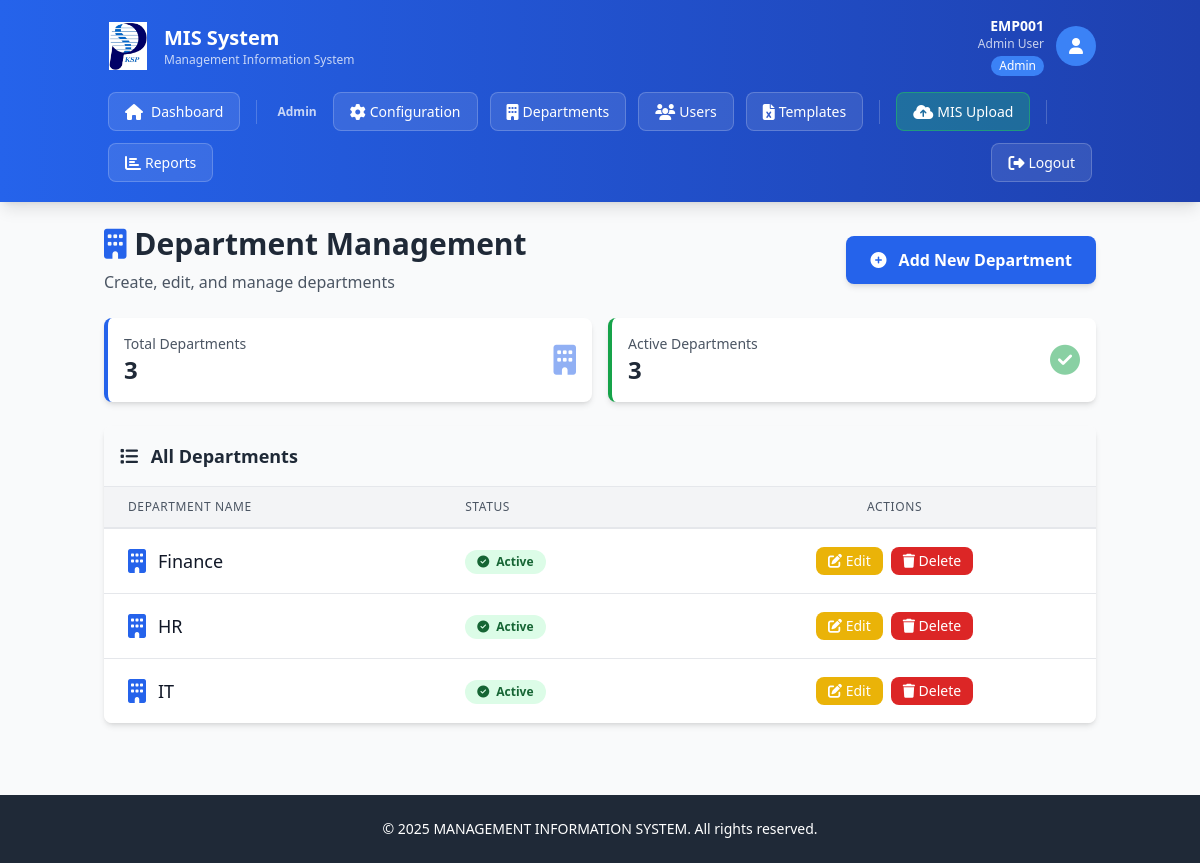
Page /department-management (signed in) on the committed database.
### app.py (models this page shows)
class User(db.Model):
    __tablename__ = 'users'
    UserID = db.Column(db.Integer, primary_key=True)
    EmpID = db.Column(db.String(20), unique=True, nullable=False, index=True)
    Username = db.Column(db.String(50), nullable=True)
    PasswordHash = db.Column(db.String(255), nullable=False)
    Email = db.Column(db.String(100), unique=True, nullable=False)
    DepartmentID = db.Column(db.Integer, db.ForeignKey('departments.DeptID'), nullable=False)
    RoleID = db.Column(db.Integer, db.ForeignKey('roles.RoleID'), nullable=False)
    IsActive = db.Column(db.Boolean, default=True)
    FailedLoginAttempts = db.Column(db.Integer, default=0)
    LastFailedLogin = db.Column(db.DateTime, nullable=True)
    AccountLockedUntil = db.Column(db.DateTime, nullable=True)
    PasswordLastChanged = db.Column(db.DateTime, default=lambda: datetime.now(IST))
    PasswordExpiryDate = db.Column(db.DateTime, default=lambda: datetime.now(IST) + timedelta(days=90))
    CreatedAt = db.Column(db.DateTime, default=lambda: datetime.now(IST))
    UpdatedAt = db.Column(db.DateTime, default=lambda: datetime.now(IST), onupdate=lambda: datetime.now(IST))
    uploads = db.relationship('MISUpload', foreign_keys='MISUpload.UploadedBy', backref='uploader', lazy=True)

class Role(db.Model):
    __tablename__ = 'roles'
    RoleID = db.Column(db.Integer, primary_key=True)
    RoleName = db.Column(db.String(50), unique=True, nullable=False)
    users = db.relationship('User', backref='role', lazy=True)

class Department(db.Model):
    __tablename__ = 'departments'
    DeptID = db.Column(db.Integer, primary_key=True)
    DeptName = db.Column(db.String(100), unique=True, nullable=False)
    ActiveFlag = db.Column(db.Boolean, default=True)
    users = db.relationship('User', backref='department', lazy=True)
    uploads = db.relationship('MISUpload', backref='department', lazy=True)
    templates = db.relationship('Template', backref='department', lazy=True)

### app.py (the view)
@app.route('/department-management')
@admin_required
def department_management():
    user = User.query.get(session['user_id'])
    departments = Department.query.all()
    return render_template('department_management.html',
                                 current_user=user,
                                 departments=departments)

### app.py (called while the page is built)
def admin_required(f):
    from functools import wraps
    @wraps(f)
    def decorated_function(*args, **kwargs):
        if 'user_id' not in session:
            flash('Please log in to access this page.', 'error')
            return redirect(url_for('login'))
        user = User.query.get(session['user_id'])
        if not user or not user.IsActive:
            session.clear()
            flash('Your session has expired. Please log in again.', 'error')
            return redirect(url_for('login'))
        if user.role.RoleName != 'Admin':
            flash('Access denied. Admin privileges required.', 'error')
            return redirect(url_for('dashboard'))
        return f(*args, **kwargs)
    return decorated_function

### templates/department_management.html (shortened to what this page needs)
{% extends "base.html" %}
{% block content %}
<div class="max-w-7xl mx-auto">
    <div class="mb-6 flex justify-between items-center">
        <div>
            <h2 class="text-3xl font-bold text-gray-800 mb-2">
                <i class="fas fa-building text-blue-600"></i> Department Management
            </h2>
            <p class="text-gray-600">Create, edit, and manage departments</p>
        </div>
        <button onclick="openAddDeptModal()" class="bg-blue-600 text-white px-6 py-3 rounded-lg hover:bg-blue-700 transition font-semibold shadow-md">
            <i class="fas fa-plus-circle mr-2"></i> Add New Department
        </button>
    </div>
    <div class="grid grid-cols-1 md:grid-cols-2 gap-4 mb-6">
        <div class="bg-white p-4 rounded-lg shadow-md border-l-4 border-blue-600">
            <div class="flex items-center justify-between">
                <div>
                    <p class="text-gray-600 text-sm">Total Departments</p>
                    <p class="text-2xl font-bold text-gray-800">{{ departments|length }}</p>
                </div>
                <i class="fas fa-building text-blue-600 text-3xl opacity-50"></i>
            </div>
        </div>
        <div class="bg-white p-4 rounded-lg shadow-md border-l-4 border-green-600">
            <div class="flex items-center justify-between">
                <div>
                    <p class="text-gray-600 text-sm">Active Departments</p>
                    <p class="text-2xl font-bold text-gray-800">{{ departments|selectattr('ActiveFlag')|list|length }}</p>
                </div>
                <i class="fas fa-check-circle text-green-600 text-3xl opacity-50"></i>
            </div>
        </div>
    </div>
    <div class="bg-white rounded-lg shadow-md overflow-hidden">
        <div class="p-4 bg-gray-50 border-b">
            <h3 class="text-lg font-bold text-gray-800">
                <i class="fas fa-list mr-2"></i> All Departments
            </h3>
        </div>
        {% if departments %}
        <div class="overflow-x-auto">
            <table class="w-full">
                <thead class="bg-gray-100 border-b-2 border-gray-200">
                    <tr>
                        <th class="px-6 py-3 text-left text-xs font-medium text-gray-600 uppercase tracking-wider">Department Name</th>
                        <th class="px-6 py-3 text-left text-xs font-medium text-gray-600 uppercase tracking-wider">Status</th>
                        <th class="px-6 py-3 text-center text-xs font-medium text-gray-600 uppercase tracking-wider">Actions</th>
                    </tr>
                </thead>
                <tbody class="bg-white divide-y divide-gray-200">
                    {% for dept in departments %}
                    <tr class="hover:bg-gray-50 transition">
                        <td class="px-6 py-4 whitespace-nowrap">
                            <div class="flex items-center">
                                <i class="fas fa-building text-blue-600 text-2xl mr-3"></i>
                                <span class="font-medium text-gray-900 text-lg">{{ dept.DeptName }}</span>
                            </div>
                        </td>
                        <td class="px-6 py-4 whitespace-nowrap">
                            <form method="POST" action="{{ url_for('toggle_department', dept_id=dept.DeptID) }}" class="inline">
                                <button type="submit" class="px-3 py-1 text-xs font-semibold rounded-full transition {% if dept.ActiveFlag %}bg-green-100 text-green-800 hover:bg-green-200{% else %}bg-red-100 text-red-800 hover:bg-red-200{% endif %}">
                                    <i class="fas fa-{{ 'check-circle' if dept.ActiveFlag else 'times-circle' }} mr-1"></i>
                                    {{ 'Active' if dept.ActiveFlag else 'Inactive' }}
                                </button>
                            </form>
                        </td>
                        <td class="px-6 py-4 whitespace-nowrap text-center">
                            <div class="flex justify-center gap-2">
                                <button onclick="openEditDeptModal({{ dept.DeptID }}, '{{ dept.DeptName }}')" class="bg-yellow-500 text-white px-3 py-1 rounded-lg hover:bg-yellow-600 transition text-sm">
                                    <i class="fas fa-edit"></i> Edit
                                </button>
                                <form method="POST" action="{{ url_for('delete_department', dept_id=dept.DeptID) }}" class="inline" onsubmit="return confirm('Are you sure you want to delete {{ dept.DeptName }}? This cannot be undone if it has associated data.');">
                                    <button type="submit" class="bg-red-600 text-white px-3 py-1 rounded-lg hover:bg-red-700 transition text-sm">
                                        <i class="fas fa-trash"></i> Delete
                                    </button>
                                </form>
                            </div>
                        </td>
                    </tr>
                    {% endfor %}
                </tbody>
            </table>
        </div>
        {% else %}
        <div class="text-center py-12 text-gray-500">
            <i class="fas fa-building text-6xl mb-4 opacity-30"></i>
            <p class="text-lg">No departments found</p>
            <p class="text-sm">Click "Add New Department" to create one</p>
        </div>
        {% endif %}
    </div>
</div>
{% endblock %}

### templates/base.html (shortened to what this page needs)
<!DOCTYPE html>
<html lang="en">
<head>
    <script src="https://cdn.tailwindcss.com"></script>
    <link rel="stylesheet" href="{{ url_for('static', filename='css/styles.css') }}">
    <link rel="stylesheet" href="https://cdnjs.cloudflare.com/ajax/libs/font-awesome/6.4.0/css/all.min.css">
</head>
<body class="bg-gray-50 min-h-screen">
    {% if 'user_id' in session %}
    <nav class="bg-gradient-to-r from-blue-600 to-blue-800 text-white shadow-lg">
        <div class="container mx-auto px-4 py-4">
            <div class="flex justify-between items-center mb-3">
                <div class="flex items-center gap-3">
                    <img src="{{ url_for('static', filename='logo.png') }}" alt="KSPL Logo" class="w-12 h-12 object-contain">
                    <div>
                        <h1 class="text-xl font-bold">MIS System</h1>
                        <p class="text-xs opacity-75">Management Information System</p>
                    </div>
                </div>
                <div class="flex items-center gap-3">
                    <div class="text-right hidden sm:block">
                        <p class="text-sm font-semibold">{{ current_user.EmpID }}</p>
                        {% if current_user.Username %}<p class="text-xs opacity-75">{{ current_user.Username }}</p>{% endif %}
                        <span class="inline-block mt-1 px-2 py-0.5 bg-blue-500 rounded-full text-xs font-medium">
                            {{ current_user.role.RoleName }}
                        </span>
                    </div>
                    <div class="w-10 h-10 bg-blue-500 rounded-full flex items-center justify-center">
                        <i class="fas fa-user text-white"></i>
                    </div>
                </div>
            </div>
            <div class="flex flex-wrap gap-1 items-center">
                <a href="{{ url_for('dashboard') }}" class="nav-link-modern">
                    <i class="fas fa-home mr-2"></i>Dashboard
                </a>
                {% if current_user.role.RoleName == 'Admin' %}
                <div class="flex flex-wrap gap-1 items-center">
                    <span class="px-2 py-1 text-xs font-semibold opacity-75">Admin</span>
                    <a href="{{ url_for('config_master') }}" class="nav-link-modern">
                        <i class="fas fa-cog mr-1"></i>Configuration
                    </a>
                    <a href="{{ url_for('department_management') }}" class="nav-link-modern">
                        <i class="fas fa-building mr-1"></i>Departments
                    </a>
                    <a href="{{ url_for('user_management') }}" class="nav-link-modern">
                        <i class="fas fa-users mr-1"></i>Users
                    </a>
                    <a href="{{ url_for('template_management') }}" class="nav-link-modern">
                        <i class="fas fa-file-excel mr-1"></i>Templates
                    </a>
                </div>
                {% endif %}
                {% if current_user.role.RoleName in ['Admin', 'HOD'] %}
                <a href="{{ url_for('mis_upload') }}" class="nav-link-modern nav-link-highlight">
                    <i class="fas fa-cloud-upload-alt mr-1"></i>MIS Upload
                </a>
                {% endif %}
                <a href="{{ url_for('reports') }}" class="nav-link-modern">
                    <i class="fas fa-chart-bar mr-1"></i>Reports
                </a>
                <div class="ml-auto flex items-center gap-1">
                    <a href="{{ url_for('logout') }}" class="nav-link-modern hover:bg-red-500">
                        <i class="fas fa-sign-out-alt mr-1"></i>Logout
                    </a>
                </div>
            </div>
        </div>
    </nav>
    {% endif %}
    <div class="container mx-auto px-4 py-6">
        {% block content %}{% endblock %}
    </div>
    <footer class="bg-gray-800 text-white mt-12 py-6">
        <div class="container mx-auto px-4 text-center">
            <p class="text-sm">&copy; 2025 MANAGEMENT INFORMATION SYSTEM. All rights reserved.</p>
        </div>
    </footer>
</body>
</html>

### static/css/styles.css (style rules this page uses)
:root { --primary: #2563eb; --primary-dark: #1e40af; --success: #10b981; --warning: #f59e0b; --danger: #ef4444; --info: #3b82f6; --gray-50: #f9fafb; --gray-100: #f3f4f6; --gray-200: #e5e7eb; --gray-300: #d1d5db; --gray-700: #374151; --gray-800: #1f2937; --gray-900: #111827; }
.nav-link-modern { display: inline-flex; align-items: center; padding: 0.5rem 1rem; margin: 0.25rem; background-color: rgba(255, 255, 255, 0.1); color: white; border-radius: 0.5rem; font-size: 0.875rem; font-weight: 500; text-decoration: none; transition: all 0.3s ease; border: 1px solid rgba(255, 255, 255, 0.2); }
.nav-link-modern i { font-size: 1rem; }
.nav-link-highlight { background-color: rgba(34, 197, 94, 0.3); border-color: rgba(34, 197, 94, 0.5); }

### rows in the picture
User: EmpID "EMP001", Username "Admin User"
Role: role.RoleName "Admin"
Department: DeptName "Finance", ActiveFlag "Active"
Department: DeptName "HR", ActiveFlag "Active"
Department: DeptName "IT", ActiveFlag "Active"

### other values in the picture
{{ departments|length }} "3"
{{ departments|selectattr('ActiveFlag')|list|length }} "3"
